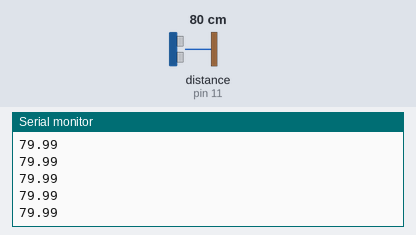
The sketch below on a simulated Arduino Uno, built with avr-gcc and run on an emulated ATmega328P. Shown: the last lines printed to the serial monitor. The inputs (shaded band) are chosen by the test bench; at power-on: distance to the obstacle (sensor on pin 11) 80 cm. The echo pulse lasts 58.3 µs per cm.

Above: at 1.2 s.
1.3 s: distance to the obstacle (sensor on pin 11) set to 2 cm
At 1.35 s:
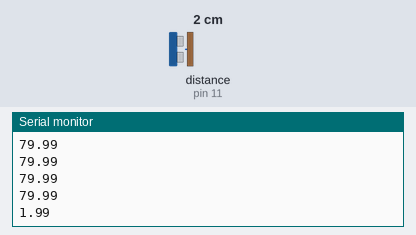
2.8 s: distance to the obstacle (sensor on pin 11) set to 4 cm
At 2.84 s:
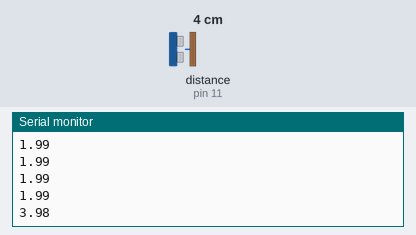
Timing chart, 0 to 5.8 s (numbered marks = the images above; inputs shaded):
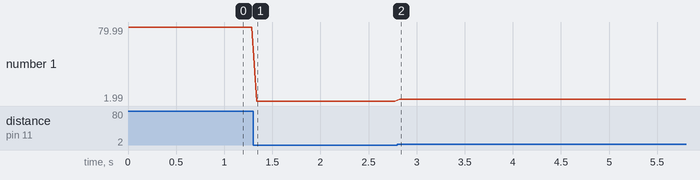

The sketch:

us-paddle.ino
```cpp
#include "NewPing.h"

#define MAX_DISTANCE 400
#define TRIGGER_PIN 12
#define ECHO_PIN 11

NewPing sonar(TRIGGER_PIN, ECHO_PIN, MAX_DISTANCE);

void setup() {
    Serial.begin(115200);
}

void loop() {
    // serially output the ultrasonic distance to be read by the brickbreaker game
    double dist = (sonar.ping() / 2) * 0.0343;
    Serial.println(dist);
    delay(50);
}
```

Measured:
- after the input at 1.3 s, the serial monitor: prints a new line at once (image 1)
- after the input at 2.8 s, the serial monitor: prints a new line at once (image 2)
- plotted number 1: 79.99 → 1.99 after the input at 1.3 s, 1.99 → 3.98 after the input at 2.8 s
